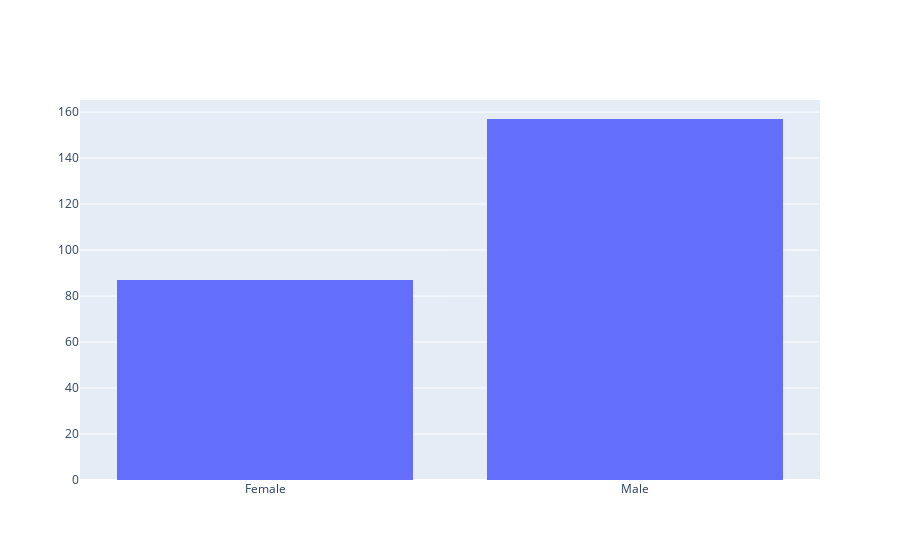

The cell this chart's notebook holds for it:
### Code cell
fig = go.Figure()
fig.add_trace(go.Histogram(x = tips["sex"] , y = tips["total_bill"]  ))
fig.show()

### Figure 1 — Plotly figure (JSON) as saved in the notebook; plotly's stock layout.template omitted (floating-point values rounded to 4 significant figures; data arrays with more than 128 entries replaced by an {"elided": "..."} marker saying what was removed)
{"data": [{"type": "histogram", "x": {"elided": "244 str values"}, "y": {"elided": "244 float values"}}], "layout": {"autosize": true, "xaxis": {"autorange": true, "range": [-0.5, 1.5], "type": "category"}, "yaxis": {"autorange": true, "range": [0, 165.3], "type": "linear"}}}
